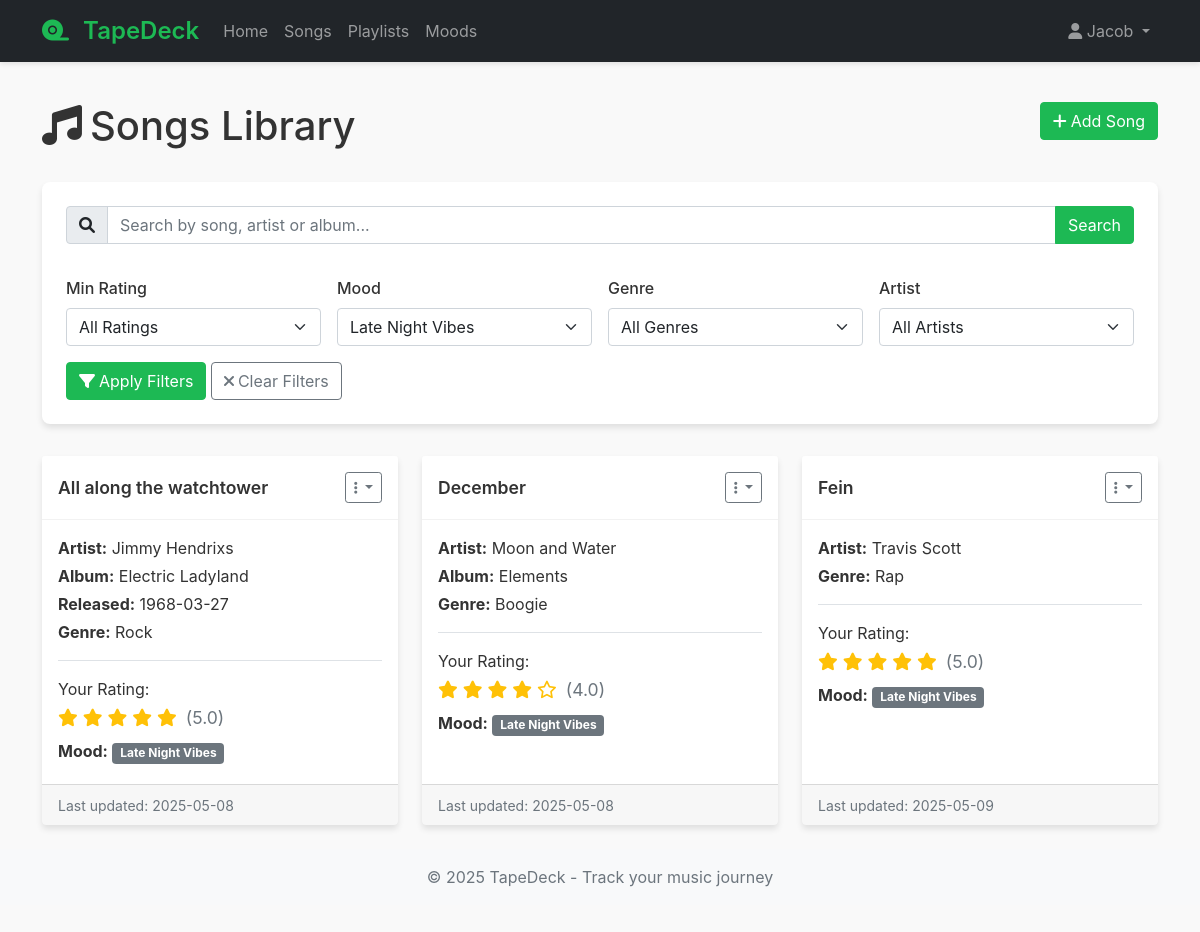
Page /songs?mood_id=6 (signed in) on the committed database.
### models.py (models this page shows, shortened)
class User(UserMixin, db.Model):
    __tablename__ = 'user'
    user_id = db.Column(db.Integer, primary_key=True)
    email = db.Column(db.String(120), unique=True, nullable=False)
    username = db.Column(db.String(80), unique=True, nullable=False)
    password_hash = db.Column(db.String(128))
    ratings = db.relationship('SongRating', backref='user', lazy=True)
    playlists = db.relationship('Playlist', secondary=playlist_manager, backref=db.backref('users', lazy='dynamic'))
    moods = db.relationship('Mood', backref='user', lazy=True)

class Song(db.Model):
    __tablename__ = 'song'
    song_id = db.Column(db.Integer, primary_key=True)
    song_name = db.Column(db.String(100), nullable=False)
    release_date = db.Column(db.String(20))
    album_id = db.Column(db.Integer, db.ForeignKey('album.album_id'))
    artist_id = db.Column(db.Integer, db.ForeignKey('artist.artist_id'), nullable=False)
    genre = db.Column(db.String(50))  # Added genre for filtering requirement
    ratings = db.relationship('SongRating', backref='song', lazy=True)
    playlists = db.relationship('Playlist', secondary=playlist_songs, backref=db.backref('songs', lazy='dynamic'))

class Artist(db.Model):
    __tablename__ = 'artist'
    artist_id = db.Column(db.Integer, primary_key=True)
    artist_name = db.Column(db.String(100), nullable=False)
    songs = db.relationship('Song', backref='artist', lazy=True)

class Album(db.Model):
    __tablename__ = 'album'
    album_id = db.Column(db.Integer, primary_key=True)
    album_name = db.Column(db.String(100), nullable=False)
    songs = db.relationship('Song', backref='album', lazy=True)

class SongRating(db.Model):
    __tablename__ = 'song_rating'
    rating_id = db.Column(db.Integer, primary_key=True)
    user_id = db.Column(db.Integer, db.ForeignKey('user.user_id'), nullable=False)
    song_id = db.Column(db.Integer, db.ForeignKey('song.song_id'), nullable=False)
    rating = db.Column(db.Float, nullable=False)
    mood_id = db.Column(db.Integer, db.ForeignKey('mood.mood_id'))
    notes = db.Column(db.Text)  # Added for note-taking requirement
    created_at = db.Column(db.DateTime, default=datetime.utcnow)
    updated_at = db.Column(db.DateTime, default=datetime.utcnow, onupdate=datetime.utcnow)

class Mood(db.Model):
    __tablename__ = 'mood'
    mood_id = db.Column(db.Integer, primary_key=True)
    mood = db.Column(db.String(50), nullable=False)
    user_id = db.Column(db.Integer, db.ForeignKey('user.user_id'))  # Added for custom moods per user
    ratings = db.relationship('SongRating', backref='mood', lazy=True)

### routes.py (the view, shortened to what this page needs)
@bp.route('/songs')
@login_required
def songs():
    rating_filter = request.args.get('rating')
    mood_filter = request.args.get('mood_id')
    genre_filter = request.args.get('genre')
    artist_filter = request.args.get('artist_id')
    search_query = request.args.get('search', '').strip()
    query = db.session.query(Song, SongRating).\
        outerjoin(SongRating, (Song.song_id == SongRating.song_id) &
                 (SongRating.user_id == current_user.user_id)).\
        join(Artist).\
        outerjoin(Album)  # Join with Album to allow searching by album name
    if rating_filter:
        rating_value = float(rating_filter)
        query = query.filter(SongRating.rating >= rating_value)
    if mood_filter:
        query = query.filter(SongRating.mood_id == int(mood_filter))
    if genre_filter:
        query = query.filter(Song.genre.ilike(f'%{genre_filter}%'))
    if artist_filter:
        query = query.filter(Song.artist_id == int(artist_filter))
    results = query.all()
    moods = Mood.query.filter_by(user_id=current_user.user_id).all()
    artists = Artist.query.all()
    genres = db.session.query(Song.genre).distinct().filter(Song.genre.isnot(None)).all()
    results_count = len(results)
    add_to_playlist_form = AddToPlaylistForm()
    add_to_playlist_form.playlist_id.choices = [
        (p.playlist_id, p.playlist_name)
        for p in Playlist.query.join(playlist_manager).filter(
            playlist_manager.c.user_id == current_user.user_id,
            playlist_manager.c.permissions >= 2  # User can edit
        ).all()
    ]
    return render_template(
        'songs.html',
        results=results,
        results_count=results_count,
        moods=moods,
        artists=artists,
        genres=genres,
        add_to_playlist_form=add_to_playlist_form,
        search_query=search_query
    )

### forms.py
class AddToPlaylistForm(FlaskForm):
    playlist_id = SelectField('Select Playlist', coerce=int, validators=[DataRequired()])
    song_id = HiddenField('Song ID')
    submit = SubmitField('Add to Playlist')

### app.py (called while the page is built)
def create_app(config_class=Config):
    app = Flask(__name__)
    app.config.from_object(config_class)
    app.jinja_env.globals.update(enumerate=enumerate)
    db.init_app(app)
    login_manager = LoginManager()
    login_manager.login_view = 'routes.login'
    login_manager.login_message_category = 'info'
    login_manager.init_app(app)
    @login_manager.user_loader
    def load_user(user_id):
        return User.query.get(int(user_id))
    app.register_blueprint(routes_bp)
    with app.app_context():
        db.create_all()
    return app

### templates/songs.html (shortened to what this page needs)
{% extends "base.html" %}
{% block content %}
<div class="row mb-4">
    <div class="col">
        <h1>
            <i class="fas fa-music me-2"></i>Songs Library
            <a href="{{ url_for('routes.add_song') }}" class="btn btn-primary float-end">
                <i class="fas fa-plus me-1"></i>Add Song
            </a>
        </h1>
    </div>
</div>
<div class="filter-section">
    <form action="{{ url_for('routes.songs') }}" method="GET" class="row g-3">
        <div class="col-12">
            <div class="input-group mb-3">
                <span class="input-group-text"><i class="fas fa-search"></i></span>
                <input type="text" class="form-control" name="search" id="search" placeholder="Search by song, artist or album..." value="{{ request.args.get('search', '') }}">
                <button class="btn btn-primary" type="submit">Search</button>
            </div>
        </div>
        <div class="col-md-3">
            <label for="rating" class="form-label">Min Rating</label>
            <select class="form-select" name="rating" id="rating">
                <option value="">All Ratings</option>
            </select>
        </div>
        <div class="col-md-3">
            <label for="mood_id" class="form-label">Mood</label>
            <select class="form-select" name="mood_id" id="mood_id">
                {% for mood in moods %}
                <option value="{{ mood.mood_id }}" {% if request.args.get('mood_id')|int == mood.mood_id %}selected{% endif %}>{{ mood.mood }}</option>
                {% endfor %}
            </select>
        </div>
        <div class="col-md-3">
            <label for="genre" class="form-label">Genre</label>
            <select class="form-select" name="genre" id="genre">
                <option value="">All Genres</option>
            </select>
        </div>
        <div class="col-md-3">
            <label for="artist_id" class="form-label">Artist</label>
            <select class="form-select" name="artist_id" id="artist_id">
                <option value="">All Artists</option>
            </select>
        </div>
        <div class="col-12">
            <button type="submit" class="btn btn-primary">
                <i class="fas fa-filter me-1"></i>Apply Filters
            </button>
            <a href="{{ url_for('routes.songs') }}" class="btn btn-outline-secondary">
                <i class="fas fa-times me-1"></i>Clear Filters
            </a>
        </div>
    </form>
</div>
<div class="row row-cols-1 row-cols-md-2 row-cols-lg-3 g-4">
    {% for song, rating in results %}
    <div class="col">
        <div class="card h-100 song-card">
            <div class="card-header d-flex justify-content-between align-items-center">
                <h5 class="card-title mb-0 text-truncate" title="{{ song.song_name }}">{{ song.song_name }}</h5>
                <div class="dropdown">
                    <button class="btn btn-sm btn-outline-secondary dropdown-toggle" type="button" id="dropdownMenuButton{{ song.song_id }}" data-bs-toggle="dropdown" aria-expanded="false">
                        <i class="fas fa-ellipsis-v"></i>
                    </button>
                </div>
            </div>
            <div class="card-body">
                <p class="card-text mb-1">
                    <strong>Artist:</strong> {{ song.artist.artist_name }}
                </p>
                {% if song.album %}
                <p class="card-text mb-1">
                    <strong>Album:</strong> {{ song.album.album_name }}
                </p>
                {% endif %}
                {% if song.release_date %}
                <p class="card-text mb-1">
                    <strong>Released:</strong> {{ song.release_date }}
                </p>
                {% endif %}
                {% if song.genre %}
                <p class="card-text mb-1">
                    <strong>Genre:</strong> {{ song.genre }}
                </p>
                {% endif %}
                {% if rating %}
                <div class="mt-3 pt-3 border-top">
                    <p class="mb-1">Your Rating:</p>
                    <div class="rating-stars mb-2">
                        {% for i in range(1, 6) %}
                            {% if i <= rating.rating|int %}
                                <i class="fas fa-star"></i>
                            {% elif i <= rating.rating + 0.5 %}
                                <i class="fas fa-star-half-alt"></i>
                            {% else %}
                                <i class="far fa-star"></i>
                            {% endif %}
                        {% endfor %}
                        <span class="ms-1 text-muted">({{ rating.rating }})</span>
                    </div>
                    {% if rating.mood %}
                    <p class="card-text mb-1">
                        <strong>Mood:</strong> <span class="badge bg-secondary">{{ rating.mood.mood }}</span>
                    </p>
                    {% endif %}
                </div>
                {% else %}
                <div class="mt-3 text-center">
                    <a href="{{ url_for('routes.rate_song', song_id=song.song_id) }}" class="btn btn-sm btn-outline-primary">
                        <i class="fas fa-star me-1"></i>Rate This Song
                    </a>
                </div>
                {% endif %}
            </div>
            <div class="card-footer text-muted">
                <small>Last updated: {{ rating.updated_at.strftime('%Y-%m-%d') if rating else 'Never' }}</small>
            </div>
        </div>
    </div>
    {% else %}
    <div class="col-12">
        <div class="alert alert-info">
            <i class="fas fa-info-circle me-2"></i>No songs found. Try adjusting your filters or <a href="{{ url_for('routes.add_song') }}">add a new song</a>.
        </div>
    </div>
    {% endfor %}
</div>
{% endblock %}

### templates/base.html (shortened to what this page needs)
<!DOCTYPE html>
<html lang="en">
<head>
    <link href="https://cdn.jsdelivr.net/npm/bootstrap@5.1.3/dist/css/bootstrap.min.css" rel="stylesheet">
    <link rel="stylesheet" href="https://cdnjs.cloudflare.com/ajax/libs/font-awesome/6.0.0-beta3/css/all.min.css">
    <link rel="stylesheet" href="{{ url_for('static', filename='css/style.css') }}">
</head>
<body>
    <nav class="navbar navbar-expand-lg navbar-dark bg-dark">
        <div class="container">
            <a class="navbar-brand" href="{{ url_for('routes.home') }}">
                <i class="fas fa-tape"></i> {{ config.APP_NAME }}
            </a>
            <div class="collapse navbar-collapse" id="navbarNav">
                <ul class="navbar-nav me-auto">
                    {% if current_user.is_authenticated %}
                        <li class="nav-item">
                            <a class="nav-link" href="{{ url_for('routes.home') }}">Home</a>
                        </li>
                        <li class="nav-item">
                            <a class="nav-link" href="{{ url_for('routes.songs') }}">Songs</a>
                        </li>
                        <li class="nav-item">
                            <a class="nav-link" href="{{ url_for('routes.playlists') }}">Playlists</a>
                        </li>
                        <li class="nav-item">
                            <a class="nav-link" href="{{ url_for('routes.moods') }}">Moods</a>
                        </li>
                    {% endif %}
                </ul>
                <ul class="navbar-nav">
                    {% if current_user.is_authenticated %}
                        <li class="nav-item dropdown">
                            <a class="nav-link dropdown-toggle" href="#" id="userDropdown" role="button" data-bs-toggle="dropdown">
                                <i class="fas fa-user"></i> {{ current_user.username }}
                            </a>
                        </li>
                    {% endif %}
                </ul>
            </div>
        </div>
    </nav>
    <main class="container py-4">
        {% block content %}{% endblock %}
    </main>
    <footer class="footer mt-auto py-3 bg-light">
        <div class="container text-center">
            <span class="text-muted">© 2025 {{ config.APP_NAME }} - Track your music journey</span>
        </div>
    </footer>
</body>
</html>

### static/css/style.css (style rules this page uses)
:root { --primary-color: #1DB954; --primary-dark: #1AA34A; --secondary-color: #191414; --accent-color: #FF6B6B; --light-bg: #f8f9fa; --card-shadow: 0 4px 6px rgba(0, 0, 0, 0.1); --text-muted: #6c757d; }
body { font-family: 'Inter', -apple-system, BlinkMacSystemFont, 'Segoe UI', Roboto, Oxygen, Ubuntu, Cantarell, sans-serif; background-color: #f9f9f9; color: #333; padding-bottom: 2rem; }
.btn-primary { background-color: var(--primary-color); border-color: var(--primary-color); }
.navbar { box-shadow: 0 2px 5px rgba(0, 0, 0, 0.1); background-color: #fff; }
.navbar-brand { font-weight: 600; font-size: 1.5rem; color: var(--primary-color) !important; }
.navbar-brand i { margin-right: 0.5rem; }
.form-label { font-weight: 500; }
.card { border: none; box-shadow: var(--card-shadow); transition: transform 0.2s ease-in-out; }
.card-header { background-color: #fff; border-bottom: 1px solid rgba(0, 0, 0, 0.05); }
.rating-stars { color: #ffc107; font-size: 1.1rem; }
.song-card .card-header { padding-top: 1rem; padding-bottom: 1rem; }
.song-card .card-title { font-weight: 600; font-size: 1.1rem; }
.filter-section { background-color: #fff; border-radius: 8px; padding: 1.5rem; margin-bottom: 2rem; box-shadow: var(--card-shadow); }

### rows in the picture
User: username "Jacob"
Song: song_name "All along the watchtower", artist.artist_name "Jimmy Hendrixs", album.album_name "Electric Ladyland", release_date "1968-03-27", genre "Rock", rating "5.0", mood.mood "Late Night Vibes", updated_at "2025-05-08"
Song: song_name "December", artist.artist_name "Moon and Water", album.album_name "Elements", genre "Boogie", rating "4.0", mood.mood "Late Night Vibes", updated_at "2025-05-08"
Song: song_name "Fein", artist.artist_name "Travis Scott", genre "Rap", rating "5.0", mood.mood "Late Night Vibes", updated_at "2025-05-09"

### other values in the picture
{{ config.APP_NAME }} "TapeDeck"
form field mood_id "Late Night Vibes"
